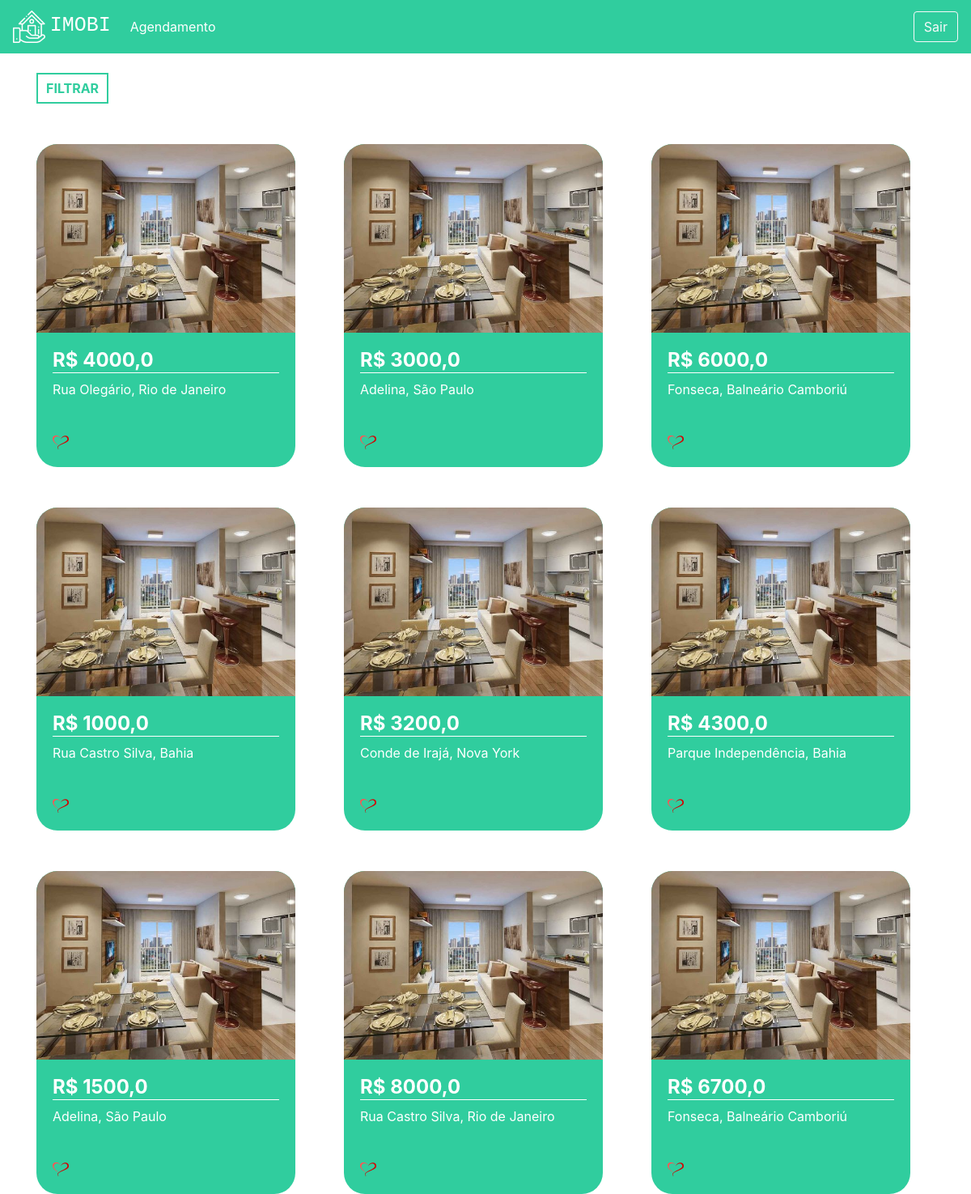
The app's page / (signed in) with its own data.
### plataforma/models.py (models this page shows, shortened)
class Imovei(models.Model):
    choices = (('V', 'Venda'),
               ('A', 'Aluguel'))
    choices_imovel = (('A', 'Apartamento'),
                      ('C', 'Casa'))
    imagens = models.ManyToManyField(Imagem)
    valor = models.FloatField()
    quartos = models.IntegerField()
    tamanho = models.FloatField()
    cidade = models.ForeignKey(Cidade, on_delete=models.DO_NOTHING)
    rua = models.CharField(max_length=50)
    tipo = models.CharField(max_length=1, choices=choices)
    tipo_imovel = models.CharField(max_length=1, choices=choices_imovel)
    numero = models.IntegerField()
    descricao = models.TextField()
    dias_visita = models.ManyToManyField(DiasVisita)
    horarios = models.ManyToManyField(Horario)

class Imagem(models.Model):
    img = models.ImageField(upload_to='img')

class Cidade(models.Model):
    nome = models.CharField(max_length=30)
    def __str__(self) -> str:
        return self.nome

### plataforma/views.py (the view)
# urls.py: path('', views.home, name='home'),
@login_required(login_url='/auth/login/')
def home(request):
    preco_minimo = request.GET.get('preco_minimo')
    preco_maximo = request.GET.get('preco_maximo')
    cidade = request.GET.get('cidade')
    tipo = request.GET.getlist('tipo')
    cidades = Cidade.objects.all()
    if preco_minimo or preco_maximo or cidade or tipo:
        if not preco_minimo:
            preco_minimo = 0
        if not preco_maximo:
            preco_maximo = 9999999999
        if not tipo:
            tipo = ['A', 'C']
        imoveis = Imovei.objects.filter(valor__gte=preco_minimo).filter(valor__lte=preco_maximo).filter(tipo_imovel__in=tipo).filter(cidade=cidade)
    else:
        imoveis = Imovei.objects.all()
    return render(request, 'home.html', {'imoveis': imoveis, 'cidades': cidades})

### plataforma/templates/home.html (shortened to what this page needs)
{% extends 'base.html' %}
{% load static %}
{% block 'head' %}
<link rel="stylesheet" href="{% static 'plataforma/css/home.css' %}">
{% endblock  %}
{% block 'body' %}
<div class="container">
  <br>
  <button type="button" class="btn_filtrar" data-toggle="modal"
	 data-target="#exampleModal">
    FILTRAR
  </button>
  <div class="row">
    {% for imovel in imoveis %}
        <div class="col-md cont">
          <div class="card_imovel">
            <img class="img_capa_imovel" src="{{imovel.imagens.all.0.img.url}}">
            <div class="informacoes_imoveis">
              <a class="a_none" href="{% url 'imovel' imovel.id %}"><h4 class="valor">R$ {{imovel.valor}}</h4></a>
              <p>{{imovel.rua}}, {{imovel.cidade}}</p>
              <br>
              <img width="7%" src="{% static 'plataforma/img/heart.png' %}">
            </div>
          </div>
        </div>
    {% endfor %}
  </div>
</div>
{% endblock %}

### templates/static/plataforma/css/home.css (style rules this page uses)
.card_imovel { background-color: #30CD9E; width: 20rem; margin-top: 50px; border-radius: 26px; }
.img_capa_imovel { width: 100%; border-top-left-radius: 26px; border-top-right-radius: 26px; }
.informacoes_imoveis { padding: 20px; color: white; }
.valor { font-weight: bold; border-bottom: 1px solid white; }
.btn_filtrar { border: none; background-color: transparent; border: 2px solid #30CD9E; color: #30CD9E; padding: 5px 10px 5px 10px; font-weight: bold; }
.a_none { color: white; }

### records on screen
Imovei: imagens.all.0.img (picture), valor "4000,0", rua "Rua Olegário", cidade "Rio de Janeiro"
Imovei: imagens.all.0.img (picture), valor "3000,0", rua "Adelina", cidade "São Paulo"
Imovei: imagens.all.0.img (picture), valor "6000,0", rua "Fonseca", cidade "Balneário Camboriú"
Imovei: imagens.all.0.img (picture), valor "1000,0", rua "Rua Castro Silva", cidade "Bahia"
Imovei: imagens.all.0.img (picture), valor "3200,0", rua "Conde de Irajá", cidade "Nova York"
Imovei: imagens.all.0.img (picture), valor "4300,0", rua "Parque Independência", cidade "Bahia"
Imovei: imagens.all.0.img (picture), valor "1500,0", rua "Adelina", cidade "São Paulo"
Imovei: imagens.all.0.img (picture), valor "8000,0", rua "Rua Castro Silva", cidade "Rio de Janeiro"
Imovei: imagens.all.0.img (picture), valor "6700,0", rua "Fonseca", cidade "Balneário Camboriú"
